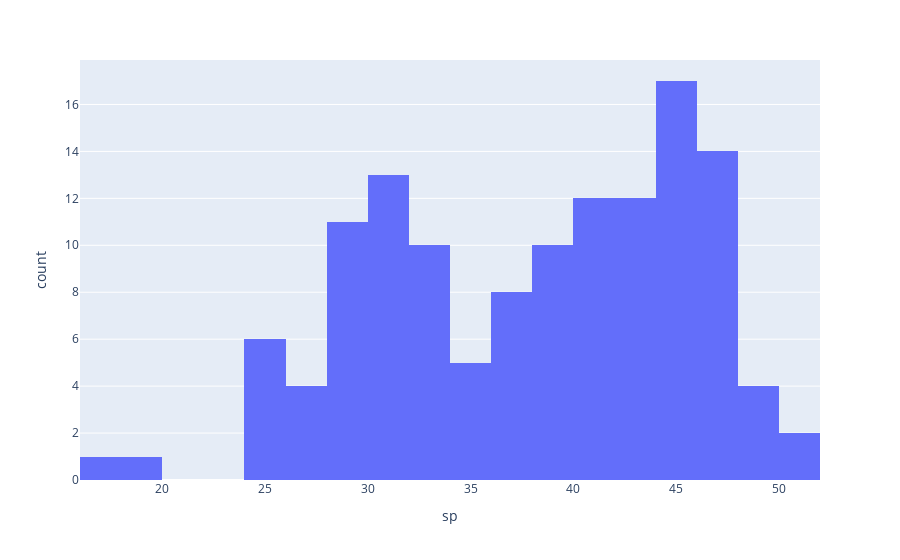

Here is the notebook cell this chart was saved with:
### Code cell
import plotly.express as px

hist_dif = pd.DataFrame({
    'sp':single_point_list
})

sorted_sp = hist_dif.sort_values("sp").reset_index(drop=True)

fig = px.histogram(hist_dif, x="sp", nbins=20)

fig.show()

### Figure 1 — Plotly figure (JSON) as saved in the notebook; plotly's stock layout.template omitted (floating-point values rounded to 4 significant figures; data arrays with more than 128 entries replaced by an {"elided": "..."} marker saying what was removed)
{"data": [{"alignmentgroup": "True", "bingroup": "x", "hovertemplate": "sp=%{x}<br>count=%{y}<extra></extra>", "legendgroup": "", "marker": {"color": "#636efa", "pattern": {"shape": ""}}, "name": "", "nbinsx": 20, "offsetgroup": "", "orientation": "v", "showlegend": false, "type": "histogram", "x": {"elided": "130 float values"}, "xaxis": "x", "yaxis": "y"}], "layout": {"barmode": "relative", "legend": {"tracegroupgap": 0}, "margin": {"t": 60}, "xaxis": {"anchor": "y", "domain": [0, 1], "title": {"text": "sp"}}, "yaxis": {"anchor": "x", "domain": [0, 1], "title": {"text": "count"}}}}
